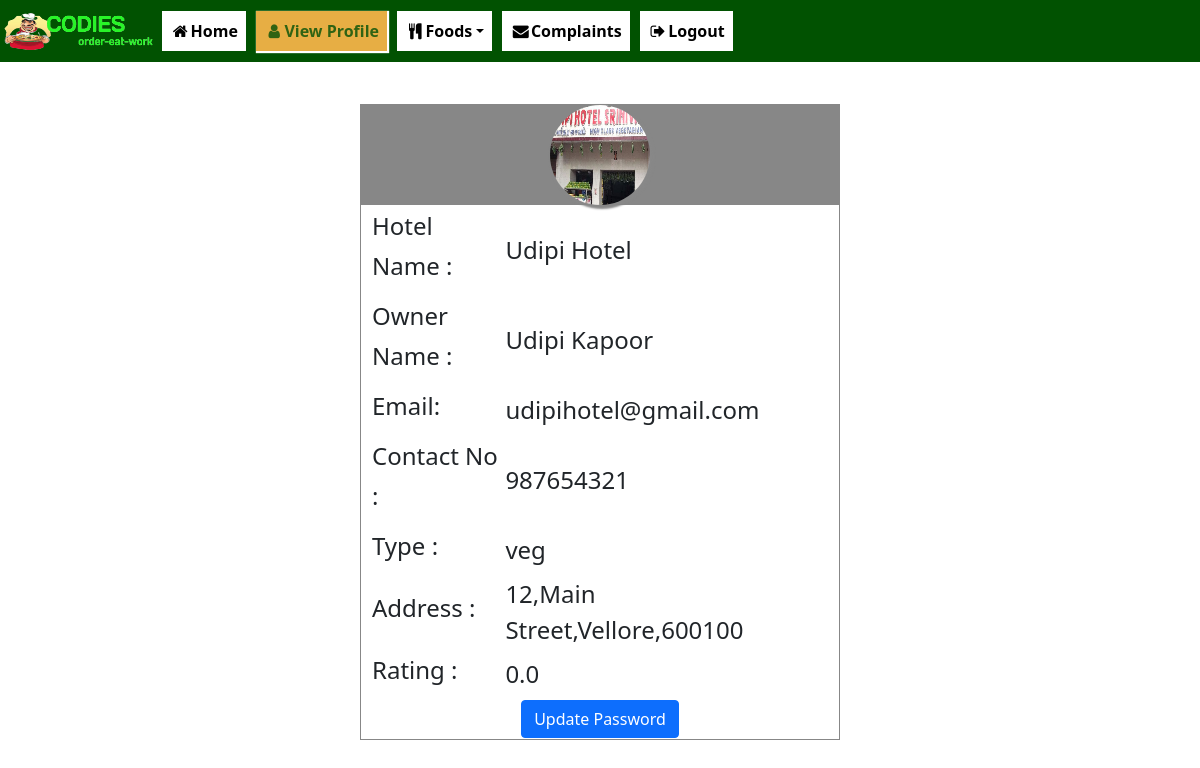
The page /hotel/hotelprofile.php (signed in) on the database its author committed.
### tables this page shows
CREATE TABLE `hoteluser` (
  `sno` varchar(10) NOT NULL,
  `ownername` varchar(60) NOT NULL,
  `email` varchar(50) DEFAULT NULL,
  `hotelname` varchar(60) NOT NULL,
  `descs` varchar(100) NOT NULL,
  `password` varchar(150) NOT NULL,
  `type` varchar(10) NOT NULL,
  `door` varchar(10) NOT NULL,
  `street` varchar(100) NOT NULL,
  `town` varchar(30) NOT NULL,
  `pin` int(6) NOT NULL,
  `phone` bigint(10) DEFAULT NULL,
  `filename` varchar(200) NOT NULL,
  `status` varchar(20) NOT NULL,
  `rating` float(1,1) DEFAULT NULL
);

### hotel/hotelprofile.php (the view, shortened to what this page needs)
<!DOCTYPE html>
<?php
require("../database/dbfood.php");
if(isset($_SESSION["hotelemail"])){
?>
<html lang="en">
<head>
	<link rel="stylesheet" href=  "https://cdnjs.cloudflare.com/ajax/libs/font-awesome/4.7.0/css/font-awesome.min.css">
    <link rel="stylesheet" href="../bootstrap/css/bootstrap.min.css">
    <link rel="stylesheet" href="../bootstrap/js/bootstrap.min.js">
    <link rel="stylesheet" href="../css/stylecss.css">
		<link rel="stylesheet" href="../css/main.css">
</head>
<body>
    <header>
    <nav class="navbar navbar-expand-sm fixed-top  nav">
            <img src="../foods/brand.png" alt="brand.png" width="155px" height="40px">
            <ul class="navbar-nav">
                <li class="navbar-item">
                    <a class="nav-link " href="hotelhome.php"><i class="fa fa-fw fa-home"></i>Home</a>
                </li>
                <li class="navbar-item">
                    <a class="nav-link act" href="hotelprofile.php"><i class="fa fa-fw fa-user"></i>View Profile</a>
                </li>
				<li class="navbar-item dropdown">
                    <a class="nav-link dropdown-toggle" href="#" id="droplogin" data-toggle="dropdown"><i class="fa fa-fw fa fa-cutlery"></i>Foods</a>
                </li>
                <li class="navbar-item">
                    <a class="nav-link" href="hotelcomplaints.php"><i class="fa fa-fw fa-envelope"></i>Complaints</a>
                </li>
                <li class="navbar-item">
                    <a class="nav-link" href="../bookingpage/logoff.php"><i class="fa fa-fw fa-sign-out"></i>Logout</a>
                </li>
            </ul>
        </nav>
    </header>
    <section>
        <br><br><br><br>
		<center>
                <div class="col-lg-5 col-sm-12" style="width:40%">
				<center><h2 style="color:red;background-color:#bfbebd; width:100%;">
  <?php if(isset($_GET["msg"])){
  $mes = $_GET['msg'];
  echo $mes;
  }?>     </h2><center>
                <?php
$id=$_SESSION["hotelemail"];
$querys="SELECT * FROM hoteluser WHERE email='$id'";
$runs=(mysqli_query($con,$querys));
while($row = $runs ->fetch_assoc())
    {
        $hname=$row['hotelname'];
        $fname=$row['filename'];
        $oname=$row['ownername'];
        $email= $row['email'];
        $phone=$row['phone'];
        $type=$row['type'];
        $address=$row["door"].",".$row["street"].",".$row["town"].",".$row["pin"];
        $rating=$row['rating'];
    }
    ?>
	<table><tr><td style="background-color:#878787;">
                <center><img id="image" src="doc/<?php echo $fname ?>"  class="rounded-circle" alt="<?php echo $fname ?>" style=" width:100px; height:100px;">
               </center>
                    <form action="updatehotelpassword.php?<?php echo $email ?>"  method="POST"  >
					<table style="background-color:white;">
                        <tr><td style="width:30%"><h6>Hotel Name :</td><td> <span class="ans"> <?php echo $hname ?></span>  </h6></td></tr>
                        <tr><td><h6>Owner Name : </td><td> <span class="ans"><?php echo $oname ?></span>  </h6></td></tr>
                        <tr><td><h6>Email:</td><td>  <span class="ans" name="email"><?php echo $email ?></span>  </h6></td></tr>
                        <tr><td><h6>Contact No : </td><td> <span class="ans"><?php echo $phone ?></span>  </h6></td></tr>
                        <tr><td><h6>Type : </td><td> <span class="ans"><?php echo $type ?></span>  </h6></td></tr>
                        <tr><td><h6>Address : </td><td> <span class="ans"><?php echo $address ?></span>  </h6></td></tr>
                        <tr><td><h6>Rating : </td><td> <span class="ans"><?php echo $rating ?></span>  </h6><br></td></tr>
                    </form>
					</td></tr>
					<tr><td colspan="2"><center> <button type="submit" class="btn btn-primary">Update Password</button></center></td></tr>
					</table>
                </div>
    </section>
</body>
</html>
<?php
}else{
	header("refresh:0; url=../index.php?mes=Login to proceed");
}
?>

### css/stylecss.css (style rules this page uses)
.nav ,.dropdown-menu { background-color: rgb(1, 82, 1); color: black; }
a { margin: 3px; margin-left: 7px; color: black; background-color: white; font-weight: bold; }
.act { color: rgba(10, 83, 10, 0.829); background-color: rgb(231, 174, 68); box-shadow: 1px 1px 1px 1px white ; font-weight: bold; }

### hotel/hotelprofile.php (style rules this page uses)
#image { box-shadow: 2px 2px 2px 2px #888888; width:32rem; image-rendering:pixelated; height:32rem }
h6 { font-size: 1.5rem; line-height: 2.5rem; padding-left:10px; }
.ans { color:; font-size: 1.5rem; }
tr td { width : 1000px; }

### rows shown on the page
hoteluser: filename (picture), hotelname "Udipi Hotel", ownername "Udipi Kapoor", email "udipihotel@gmail.com", phone "987654321", type "veg", address "12,Main Street,Vellore,600100", rating "0.0"
